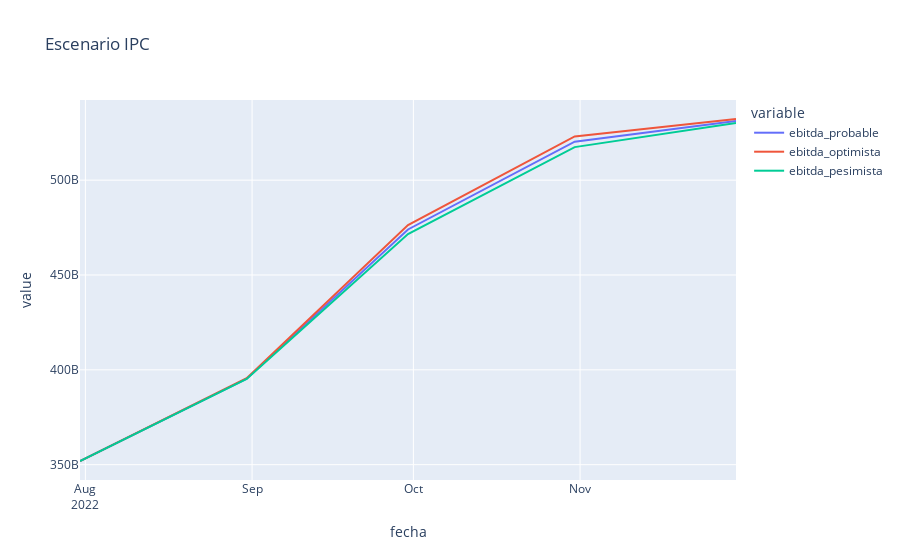

Notebook source saved alongside this figure:
### Code cell
import plotly.express as px

fig = px.line(df_estimaciones_escenarios_final, x=df_estimaciones_escenarios_final.index, y=df_estimaciones_escenarios_final.columns,
              title='Escenario IPC')
fig.update_xaxes(
    dtick="M1",
    tickformat="%b\n%Y")
fig.show()

### Figure 1 — Plotly figure (JSON) as saved in the notebook; plotly's stock layout.template omitted (floating-point values rounded to 4 significant figures)
{"data": [{"hovertemplate": "variable=ebitda_probable<br>fecha=%{x}<br>value=%{y}<extra></extra>", "legendgroup": "ebitda_probable", "line": {"color": "#636efa", "dash": "solid"}, "marker": {"symbol": "circle"}, "mode": "lines", "name": "ebitda_probable", "orientation": "v", "showlegend": true, "type": "scatter", "x": ["2022-07-31T00:00:00", "2022-08-31T00:00:00", "2022-09-30T00:00:00", "2022-10-31T00:00:00", "2022-11-30T00:00:00"], "xaxis": "x", "y": [351900000000.0, 395400000000.0, 474000000000.0, 520300000000.0, 531200000000.0], "yaxis": "y"}, {"hovertemplate": "variable=ebitda_optimista<br>fecha=%{x}<br>value=%{y}<extra></extra>", "legendgroup": "ebitda_optimista", "line": {"color": "#EF553B", "dash": "solid"}, "marker": {"symbol": "circle"}, "mode": "lines", "name": "ebitda_optimista", "orientation": "v", "showlegend": true, "type": "scatter", "x": ["2022-07-31T00:00:00", "2022-08-31T00:00:00", "2022-09-30T00:00:00", "2022-10-31T00:00:00", "2022-11-30T00:00:00"], "xaxis": "x", "y": [351900000000.0, 395600000000.0, 476300000000.0, 523100000000.0, 532200000000.0], "yaxis": "y"}, {"hovertemplate": "variable=ebitda_pesimista<br>fecha=%{x}<br>value=%{y}<extra></extra>", "legendgroup": "ebitda_pesimista", "line": {"color": "#00cc96", "dash": "solid"}, "marker": {"symbol": "circle"}, "mode": "lines", "name": "ebitda_pesimista", "orientation": "v", "showlegend": true, "type": "scatter", "x": ["2022-07-31T00:00:00", "2022-08-31T00:00:00", "2022-09-30T00:00:00", "2022-10-31T00:00:00", "2022-11-30T00:00:00"], "xaxis": "x", "y": [351900000000.0, 395200000000.0, 471600000000.0, 517400000000.0, 530100000000.0], "yaxis": "y"}], "layout": {"legend": {"title": {"text": "variable"}, "tracegroupgap": 0}, "title": {"text": "Escenario IPC"}, "xaxis": {"anchor": "y", "domain": [0, 1], "dtick": "M1", "tickformat": "%b\n%Y", "title": {"text": "fecha"}}, "yaxis": {"anchor": "x", "domain": [0, 1], "title": {"text": "value"}}}}
